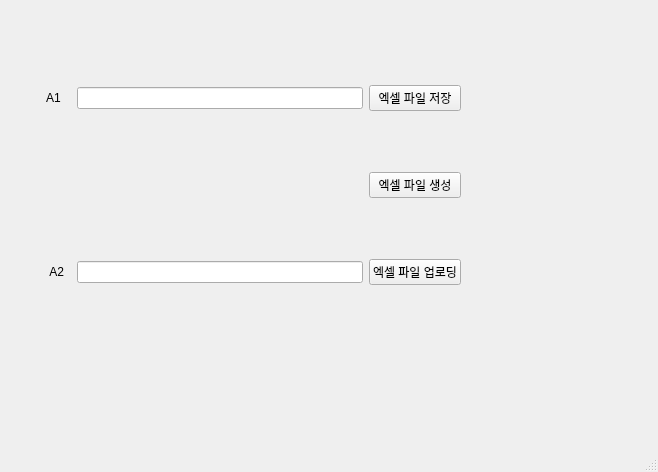
<?xml version="1.0" encoding="UTF-8"?>
<ui version="4.0">
 <class>MainWindow</class>
 <widget class="QMainWindow" name="MainWindow">
  <property name="geometry">
   <rect>
    <x>0</x>
    <y>0</y>
    <width>658</width>
    <height>472</height>
   </rect>
  </property>
  <property name="windowTitle">
   <string>MainWindow</string>
  </property>
  <widget class="QWidget" name="centralwidget">
   <widget class="QWidget" name="gridLayoutWidget">
    <property name="geometry">
     <rect>
      <x>40</x>
      <y>30</y>
      <width>421</width>
      <height>311</height>
     </rect>
    </property>
    <layout class="QGridLayout" name="gridLayout">
     <item row="1" column="1">
      <widget class="QLineEdit" name="e1"/>
     </item>
     <item row="7" column="1">
      <widget class="QLineEdit" name="e2"/>
     </item>
     <item row="1" column="0">
      <widget class="QLabel" name="label">
       <property name="text">
        <string>  A1   </string>
       </property>
      </widget>
     </item>
     <item row="3" column="3">
      <widget class="QPushButton" name="p2">
       <property name="text">
        <string>엑셀 파일 생성</string>
       </property>
      </widget>
     </item>
     <item row="7" column="3">
      <widget class="QPushButton" name="p3">
       <property name="text">
        <string>엑셀 파일 업로딩</string>
       </property>
      </widget>
     </item>
     <item row="7" column="0">
      <widget class="QLabel" name="label_2">
       <property name="text">
        <string>   A2  </string>
       </property>
      </widget>
     </item>
     <item row="1" column="3">
      <layout class="QVBoxLayout" name="verticalLayout_3">
       <item>
        <widget class="QPushButton" name="p1">
         <property name="text">
          <string>엑셀 파일 저장</string>
         </property>
        </widget>
       </item>
      </layout>
     </item>
    </layout>
   </widget>
  </widget>
  <widget class="QMenuBar" name="menubar">
   <property name="geometry">
    <rect>
     <x>0</x>
     <y>0</y>
     <width>658</width>
     <height>21</height>
    </rect>
   </property>
  </widget>
  <widget class="QStatusBar" name="statusbar"/>
 </widget>
 <resources/>
 <connections/>
</ui>
